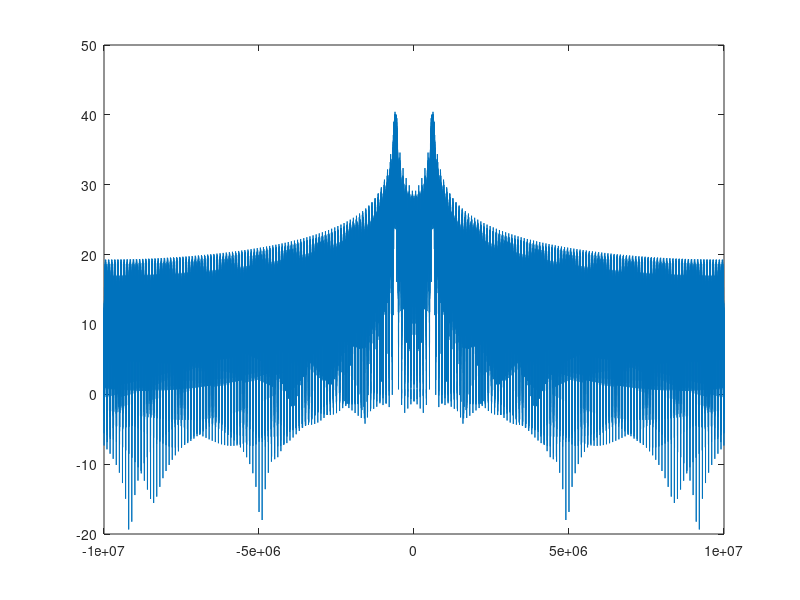
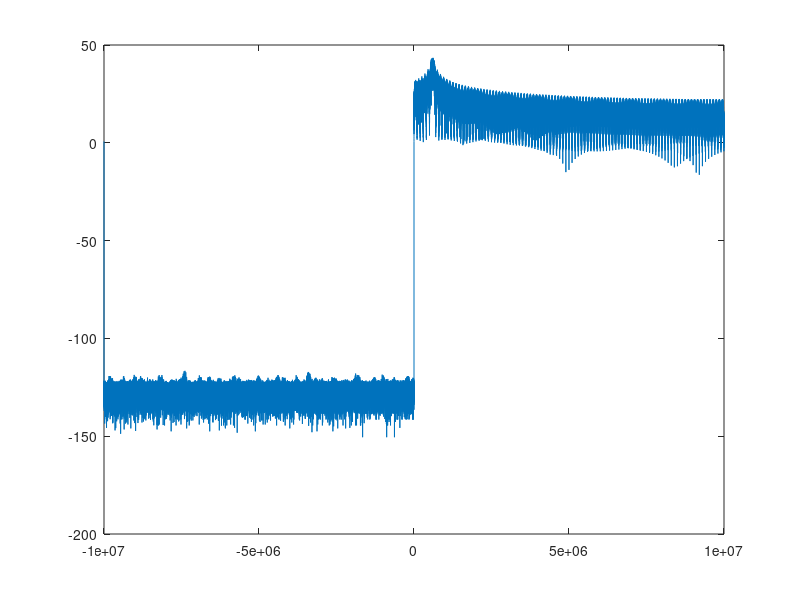

The MATLAB source for these figures, in order: (Note: this script raises an error after producing the figures.)
close all; clear all;

fs = 20e6; Ts = 1/fs;
fsym = 100e3; % symb freq
N = 2000; % N symbols
sps = fs/fsym; % samples per symbol
fc = 600e3;
ph1 = pi/16;
T=N*sps*Ts; t=0:Ts:T-Ts;

phi_avail = (2*pi/8)*(0:7); phis=phi_avail(randi(8,1,N));
bb = zeros(1,N*sps); bb(1:sps:end) = phis;
%h = rcosdesign(0.45, 6, sps, 'normal');
h = ones(1,sps);
bb = conv(bb,h); bb = bb(length(h):end);

s = cos(2*pi*fc*t+bb+ph1);
df = fs/length(s); f=-fs/2:df:fs/2-df; S=fftshift(fft(s)); 
figure(1); plot(f,10*log10(abs(S)));

sa = hilbert(s);
SA=fftshift(fft(sa)); 
figure(2); plot(f,10*log10(abs(SA)));

mi=.001;
theta2 = [0];
ud=zeros(1,1000);
for k = 1:length(sa)
    
    um(k) = sa(k) .* exp(-j*(2*pi*fc*t(k) + 0));
    
    phi_out = angle2(um(k));
    phi_est = round((phi_out)/(2*pi/8))*(2*pi/8);
    ud(k) = phi_out - phi_est;
    theta2(k+1) = mean(ud(end-999:end));
end

figure; plot(theta2)
figure; plot(um,'o')
hold on
plot(um.*exp(-j*(theta2(end))),'o')
